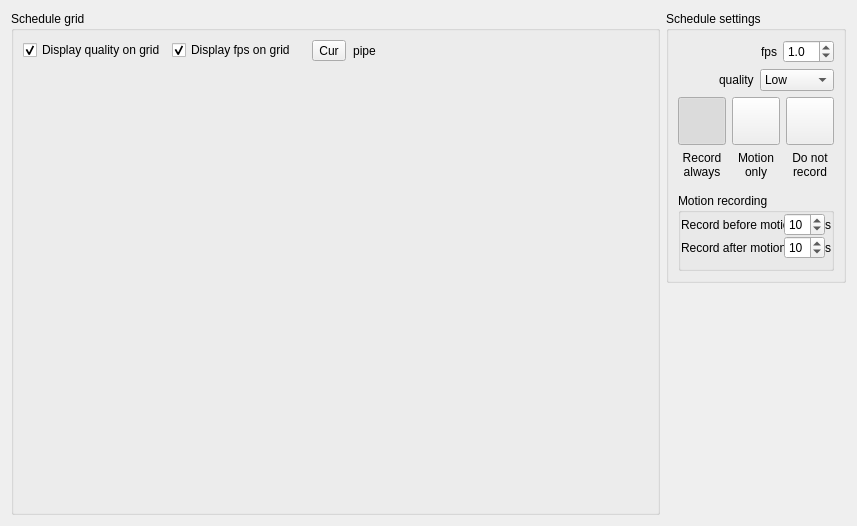
<?xml version="1.0" encoding="UTF-8"?>
<ui version="4.0">
 <class>CameraSchedule</class>
 <widget class="QWidget" name="CameraSchedule">
  <property name="geometry">
   <rect>
    <x>0</x>
    <y>0</y>
    <width>857</width>
    <height>526</height>
   </rect>
  </property>
  <property name="windowTitle">
   <string>Camera schedule editor</string>
  </property>
  <layout class="QVBoxLayout" name="verticalLayout_7">
   <item>
    <layout class="QHBoxLayout" name="horizontalLayout" stretch="1000,0">
     <item>
      <widget class="QGroupBox" name="groupBox_2">
       <property name="sizePolicy">
        <sizepolicy hsizetype="Expanding" vsizetype="Preferred">
         <horstretch>0</horstretch>
         <verstretch>0</verstretch>
        </sizepolicy>
       </property>
       <property name="title">
        <string>Schedule grid</string>
       </property>
       <property name="flat">
        <bool>true</bool>
       </property>
       <layout class="QVBoxLayout" name="verticalLayout_5">
        <property name="spacing">
         <number>0</number>
        </property>
        <item>
         <layout class="QHBoxLayout" name="horizontalLayout_5">
          <property name="spacing">
           <number>0</number>
          </property>
          <item>
           <widget class="QCheckBox" name="chkBoxDisplayQuality">
            <property name="text">
             <string>Display quality on grid</string>
            </property>
            <property name="checked">
             <bool>true</bool>
            </property>
           </widget>
          </item>
          <item>
           <spacer name="horizontalSpacer_7">
            <property name="orientation">
             <enum>Qt::Horizontal</enum>
            </property>
            <property name="sizeType">
             <enum>QSizePolicy::Fixed</enum>
            </property>
            <property name="sizeHint" stdset="0">
             <size>
              <width>6</width>
              <height>20</height>
             </size>
            </property>
           </spacer>
          </item>
          <item>
           <widget class="QCheckBox" name="chkBoxDisplayFPS">
            <property name="text">
             <string>Display fps on grid</string>
            </property>
            <property name="checked">
             <bool>true</bool>
            </property>
           </widget>
          </item>
          <item>
           <spacer name="horizontalSpacer_6">
            <property name="orientation">
             <enum>Qt::Horizontal</enum>
            </property>
            <property name="sizeType">
             <enum>QSizePolicy::Fixed</enum>
            </property>
            <property name="sizeHint" stdset="0">
             <size>
              <width>16</width>
              <height>20</height>
             </size>
            </property>
           </spacer>
          </item>
          <item>
           <widget class="QToolButton" name="toolButton">
            <property name="text">
             <string>Cur</string>
            </property>
            <property name="checkable">
             <bool>false</bool>
            </property>
            <property name="autoRaise">
             <bool>false</bool>
            </property>
           </widget>
          </item>
          <item>
           <widget class="QToolButton" name="toolButton_2">
            <property name="text">
             <string>pipe</string>
            </property>
            <property name="autoRaise">
             <bool>true</bool>
            </property>
           </widget>
          </item>
          <item>
           <spacer name="horizontalSpacer_4">
            <property name="orientation">
             <enum>Qt::Horizontal</enum>
            </property>
            <property name="sizeHint" stdset="0">
             <size>
              <width>40</width>
              <height>20</height>
             </size>
            </property>
           </spacer>
          </item>
         </layout>
        </item>
        <item>
         <widget class="QnScheduleGridWidget" name="gridWidget" native="true">
          <property name="sizePolicy">
           <sizepolicy hsizetype="Preferred" vsizetype="Expanding">
            <horstretch>0</horstretch>
            <verstretch>0</verstretch>
           </sizepolicy>
          </property>
         </widget>
        </item>
       </layout>
      </widget>
     </item>
     <item>
      <layout class="QVBoxLayout" name="verticalLayout_8">
       <item>
        <widget class="QGroupBox" name="groupBox">
         <property name="sizePolicy">
          <sizepolicy hsizetype="Minimum" vsizetype="Preferred">
           <horstretch>0</horstretch>
           <verstretch>0</verstretch>
          </sizepolicy>
         </property>
         <property name="maximumSize">
          <size>
           <width>180</width>
           <height>16777215</height>
          </size>
         </property>
         <property name="title">
          <string>Schedule settings</string>
         </property>
         <layout class="QVBoxLayout" name="verticalLayout_4">
          <item>
           <layout class="QHBoxLayout" name="horizontalLayout_2">
            <item>
             <spacer name="horizontalSpacer">
              <property name="orientation">
               <enum>Qt::Horizontal</enum>
              </property>
              <property name="sizeHint" stdset="0">
               <size>
                <width>40</width>
                <height>20</height>
               </size>
              </property>
             </spacer>
            </item>
            <item>
             <widget class="QLabel" name="label">
              <property name="text">
               <string>fps</string>
              </property>
             </widget>
            </item>
            <item>
             <widget class="QDoubleSpinBox" name="fpsSpinBox">
              <property name="decimals">
               <number>1</number>
              </property>
              <property name="minimum">
               <double>0.200000000000000</double>
              </property>
              <property name="maximum">
               <double>30.000000000000000</double>
              </property>
              <property name="value">
               <double>1.000000000000000</double>
              </property>
             </widget>
            </item>
           </layout>
          </item>
          <item>
           <layout class="QHBoxLayout" name="horizontalLayout_3">
            <item>
             <spacer name="horizontalSpacer_2">
              <property name="orientation">
               <enum>Qt::Horizontal</enum>
              </property>
              <property name="sizeHint" stdset="0">
               <size>
                <width>40</width>
                <height>20</height>
               </size>
              </property>
             </spacer>
            </item>
            <item>
             <widget class="QLabel" name="label_2">
              <property name="text">
               <string>quality</string>
              </property>
             </widget>
            </item>
            <item>
             <widget class="QComboBox" name="comboBoxQuality">
              <item>
               <property name="text">
                <string>Low</string>
               </property>
              </item>
              <item>
               <property name="text">
                <string>Medium</string>
               </property>
              </item>
              <item>
               <property name="text">
                <string>High</string>
               </property>
              </item>
              <item>
               <property name="text">
                <string>Best</string>
               </property>
              </item>
             </widget>
            </item>
           </layout>
          </item>
          <item>
           <layout class="QHBoxLayout" name="horizontalLayout_4">
            <item>
             <layout class="QVBoxLayout" name="verticalLayout">
              <item>
               <widget class="QnCheckedButton" name="btnRecordAlways">
                <property name="minimumSize">
                 <size>
                  <width>48</width>
                  <height>48</height>
                 </size>
                </property>
                <property name="maximumSize">
                 <size>
                  <width>48</width>
                  <height>48</height>
                 </size>
                </property>
                <property name="text">
                 <string/>
                </property>
                <property name="iconSize">
                 <size>
                  <width>48</width>
                  <height>48</height>
                 </size>
                </property>
                <property name="checkable">
                 <bool>true</bool>
                </property>
                <property name="checked">
                 <bool>true</bool>
                </property>
                <property name="autoExclusive">
                 <bool>true</bool>
                </property>
                <property name="popupMode">
                 <enum>QToolButton::DelayedPopup</enum>
                </property>
                <property name="autoRaise">
                 <bool>false</bool>
                </property>
               </widget>
              </item>
              <item>
               <widget class="QLabel" name="label_4">
                <property name="minimumSize">
                 <size>
                  <width>0</width>
                  <height>0</height>
                 </size>
                </property>
                <property name="text">
                 <string>Record always</string>
                </property>
                <property name="textFormat">
                 <enum>Qt::AutoText</enum>
                </property>
                <property name="alignment">
                 <set>Qt::AlignCenter</set>
                </property>
                <property name="wordWrap">
                 <bool>true</bool>
                </property>
               </widget>
              </item>
             </layout>
            </item>
            <item>
             <layout class="QVBoxLayout" name="verticalLayout_2">
              <item>
               <widget class="QnCheckedButton" name="btnRecordMotion">
                <property name="minimumSize">
                 <size>
                  <width>48</width>
                  <height>48</height>
                 </size>
                </property>
                <property name="maximumSize">
                 <size>
                  <width>48</width>
                  <height>48</height>
                 </size>
                </property>
                <property name="text">
                 <string/>
                </property>
                <property name="iconSize">
                 <size>
                  <width>48</width>
                  <height>48</height>
                 </size>
                </property>
                <property name="checkable">
                 <bool>true</bool>
                </property>
                <property name="autoExclusive">
                 <bool>true</bool>
                </property>
                <property name="autoRaise">
                 <bool>false</bool>
                </property>
               </widget>
              </item>
              <item>
               <widget class="QLabel" name="label_6">
                <property name="text">
                 <string>Motion only</string>
                </property>
                <property name="alignment">
                 <set>Qt::AlignCenter</set>
                </property>
                <property name="wordWrap">
                 <bool>true</bool>
                </property>
               </widget>
              </item>
             </layout>
            </item>
            <item>
             <layout class="QVBoxLayout" name="verticalLayout_3">
              <item>
               <widget class="QnCheckedButton" name="btnNoRecord">
                <property name="minimumSize">
                 <size>
                  <width>48</width>
                  <height>48</height>
                 </size>
                </property>
                <property name="maximumSize">
                 <size>
                  <width>48</width>
                  <height>48</height>
                 </size>
                </property>
                <property name="text">
                 <string/>
                </property>
                <property name="iconSize">
                 <size>
                  <width>48</width>
                  <height>48</height>
                 </size>
                </property>
                <property name="checkable">
                 <bool>true</bool>
                </property>
                <property name="autoExclusive">
                 <bool>true</bool>
                </property>
                <property name="autoRaise">
                 <bool>false</bool>
                </property>
               </widget>
              </item>
              <item>
               <widget class="QLabel" name="label_8">
                <property name="text">
                 <string>Do not record</string>
                </property>
                <property name="alignment">
                 <set>Qt::AlignCenter</set>
                </property>
                <property name="wordWrap">
                 <bool>true</bool>
                </property>
               </widget>
              </item>
             </layout>
            </item>
           </layout>
          </item>
          <item>
           <spacer name="verticalSpacer_2">
            <property name="orientation">
             <enum>Qt::Vertical</enum>
            </property>
            <property name="sizeType">
             <enum>QSizePolicy::Fixed</enum>
            </property>
            <property name="sizeHint" stdset="0">
             <size>
              <width>20</width>
              <height>8</height>
             </size>
            </property>
           </spacer>
          </item>
          <item>
           <widget class="QGroupBox" name="groupBox_3">
            <property name="title">
             <string>Motion recording</string>
            </property>
            <property name="flat">
             <bool>true</bool>
            </property>
            <layout class="QVBoxLayout" name="verticalLayout_6">
             <property name="spacing">
              <number>0</number>
             </property>
             <property name="leftMargin">
              <number>0</number>
             </property>
             <property name="topMargin">
              <number>0</number>
             </property>
             <property name="rightMargin">
              <number>0</number>
             </property>
             <item>
              <layout class="QGridLayout" name="gridLayout">
               <item row="0" column="1">
                <widget class="QLabel" name="label_9">
                 <property name="text">
                  <string>Record before motion</string>
                 </property>
                </widget>
               </item>
               <item row="1" column="1">
                <widget class="QLabel" name="label_10">
                 <property name="sizePolicy">
                  <sizepolicy hsizetype="Preferred" vsizetype="Minimum">
                   <horstretch>0</horstretch>
                   <verstretch>0</verstretch>
                  </sizepolicy>
                 </property>
                 <property name="text">
                  <string>Record after motion</string>
                 </property>
                </widget>
               </item>
               <item row="0" column="2">
                <widget class="QSpinBox" name="spinBoxRecordBefore">
                 <property name="maximum">
                  <number>45</number>
                 </property>
                 <property name="value">
                  <number>10</number>
                 </property>
                </widget>
               </item>
               <item row="1" column="2">
                <widget class="QSpinBox" name="spinBoxRecordAfter">
                 <property name="maximum">
                  <number>45</number>
                 </property>
                 <property name="value">
                  <number>10</number>
                 </property>
                </widget>
               </item>
               <item row="0" column="3">
                <widget class="QLabel" name="label_12">
                 <property name="text">
                  <string>s</string>
                 </property>
                </widget>
               </item>
               <item row="1" column="3">
                <widget class="QLabel" name="label_11">
                 <property name="text">
                  <string>s</string>
                 </property>
                </widget>
               </item>
               <item row="0" column="0">
                <spacer name="horizontalSpacer_3">
                 <property name="orientation">
                  <enum>Qt::Horizontal</enum>
                 </property>
                 <property name="sizeHint" stdset="0">
                  <size>
                   <width>40</width>
                   <height>20</height>
                  </size>
                 </property>
                </spacer>
               </item>
              </layout>
             </item>
            </layout>
           </widget>
          </item>
         </layout>
        </widget>
       </item>
       <item>
        <spacer name="verticalSpacer">
         <property name="orientation">
          <enum>Qt::Vertical</enum>
         </property>
         <property name="sizeHint" stdset="0">
          <size>
           <width>20</width>
           <height>40</height>
          </size>
         </property>
        </spacer>
       </item>
      </layout>
     </item>
    </layout>
   </item>
  </layout>
 </widget>
 <customwidgets>
  <customwidget>
   <class>QnScheduleGridWidget</class>
   <extends>QWidget</extends>
   <header>qnschedulegridwidget.h</header>
   <container>1</container>
  </customwidget>
  <customwidget>
   <class>QnCheckedButton</class>
   <extends>QToolButton</extends>
   <header>qncheckedbutton.h</header>
  </customwidget>
 </customwidgets>
 <resources/>
 <connections/>
</ui>
